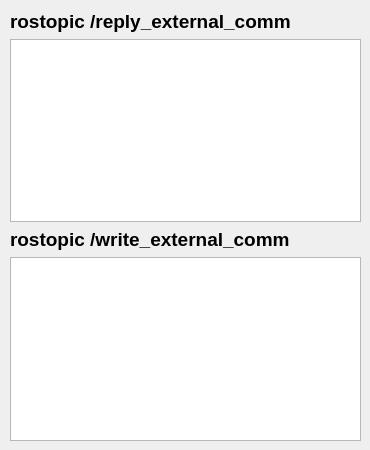
    <widget class="QWidget" name="tab_state">
     <attribute name="title">
      <string>Message</string>
     </attribute>
     <widget class="QWidget" name="verticalLayoutWidget_4">
      <property name="geometry">
       <rect>
        <x>10</x>
        <y>10</y>
        <width>351</width>
        <height>431</height>
       </rect>
      </property>
      <layout class="QVBoxLayout" name="verticalLayout_4">
       <item>
        <widget class="QLabel" name="label_rostopic_pub_list">
         <property name="font">
          <font>
           <pointsize>14</pointsize>
           <weight>75</weight>
           <bold>true</bold>
          </font>
         </property>
         <property name="text">
          <string>rostopic /reply_external_comm</string>
         </property>
        </widget>
       </item>
       <item>
        <widget class="QTableView" name="tableView_pub">
         <property name="font">
          <font>
           <pointsize>13</pointsize>
          </font>
         </property>
         <property name="selectionMode">
          <enum>QAbstractItemView::MultiSelection</enum>
         </property>
         <property name="selectionBehavior">
          <enum>QAbstractItemView::SelectRows</enum>
         </property>
        </widget>
       </item>
       <item>
        <widget class="QLabel" name="label_rostopic_echo_list">
         <property name="font">
          <font>
           <pointsize>14</pointsize>
           <weight>75</weight>
           <bold>true</bold>
          </font>
         </property>
         <property name="text">
          <string>rostopic /write_external_comm</string>
         </property>
        </widget>
       </item>
       <item>
        <widget class="QTableView" name="tableView_echo">
         <property name="font">
          <font>
           <pointsize>13</pointsize>
          </font>
         </property>
         <property name="selectionMode">
          <enum>QAbstractItemView::MultiSelection</enum>
         </property>
         <property name="selectionBehavior">
          <enum>QAbstractItemView::SelectRows</enum>
         </property>
        </widget>
       </item>
      </layout>
     </widget>
    </widget>
